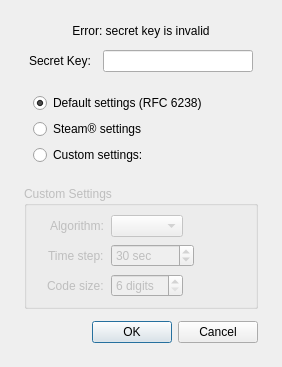
<?xml version="1.0" encoding="UTF-8"?>
<ui version="4.0">
 <class>TotpSetupDialog</class>
 <widget class="QDialog" name="TotpSetupDialog">
  <property name="geometry">
   <rect>
    <x>0</x>
    <y>0</y>
    <width>249</width>
    <height>278</height>
   </rect>
  </property>
  <property name="windowTitle">
   <string>Setup TOTP</string>
  </property>
  <layout class="QVBoxLayout" name="verticalLayout">
   <property name="spacing">
    <number>12</number>
   </property>
   <property name="leftMargin">
    <number>24</number>
   </property>
   <property name="topMargin">
    <number>24</number>
   </property>
   <property name="rightMargin">
    <number>24</number>
   </property>
   <property name="bottomMargin">
    <number>24</number>
   </property>
   <item>
    <widget class="QLabel" name="invalidKeyLabel">
     <property name="materialSeverity" stdset="0">
      <string notr="true">error</string>
     </property>
     <property name="text">
      <string>Error: secret key is invalid</string>
     </property>
     <property name="alignment">
      <set>Qt::AlignCenter</set>
     </property>
    </widget>
   </item>
   <item>
    <layout class="QHBoxLayout" name="horizontalLayout_2">
     <property name="leftMargin">
      <number>5</number>
     </property>
     <property name="rightMargin">
      <number>5</number>
     </property>
     <item>
      <widget class="QLabel" name="label_3">
       <property name="text">
        <string>Secret Key:</string>
       </property>
      </widget>
     </item>
     <item>
      <widget class="QLineEdit" name="seedEdit">
       <property name="sizePolicy">
        <sizepolicy hsizetype="MinimumExpanding" vsizetype="Fixed">
         <horstretch>0</horstretch>
         <verstretch>0</verstretch>
        </sizepolicy>
       </property>
       <property name="minimumSize">
        <size>
         <width>150</width>
         <height>0</height>
        </size>
       </property>
       <property name="toolTip">
        <string>Secret key must be in Base32 format</string>
       </property>
       <property name="accessibleName">
        <string>Secret key field</string>
       </property>
      </widget>
     </item>
    </layout>
   </item>
   <item>
    <widget class="QFrame" name="groupBox">
     <property name="materialRole" stdset="0">
      <string notr="true">card</string>
     </property>
     <layout class="QVBoxLayout" name="verticalLayout_3">
      <item>
       <widget class="QRadioButton" name="radioDefault">
        <property name="text">
         <string>Default settings (RFC 6238)</string>
        </property>
        <property name="checked">
         <bool>true</bool>
        </property>
        <attribute name="buttonGroup">
         <string notr="true">settingsButtonGroup</string>
        </attribute>
       </widget>
      </item>
      <item>
       <widget class="QRadioButton" name="radioSteam">
        <property name="text">
         <string>Steam® settings</string>
        </property>
        <attribute name="buttonGroup">
         <string notr="true">settingsButtonGroup</string>
        </attribute>
       </widget>
      </item>
      <item>
       <widget class="QRadioButton" name="radioCustom">
        <property name="text">
         <string>Custom settings:</string>
        </property>
        <attribute name="buttonGroup">
         <string notr="true">settingsButtonGroup</string>
        </attribute>
       </widget>
      </item>
     </layout>
    </widget>
   </item>
   <item>
    <widget class="QGroupBox" name="customSettingsGroup">
     <property name="enabled">
      <bool>false</bool>
     </property>
     <property name="title">
      <string>Custom Settings</string>
     </property>
     <layout class="QFormLayout" name="formLayout_3">
      <property name="fieldGrowthPolicy">
       <enum>QFormLayout::ExpandingFieldsGrow</enum>
      </property>
      <property name="rowWrapPolicy">
       <enum>QFormLayout::DontWrapRows</enum>
      </property>
      <property name="labelAlignment">
       <set>Qt::AlignRight|Qt::AlignTop|Qt::AlignTrailing</set>
      </property>
      <property name="horizontalSpacing">
       <number>7</number>
      </property>
      <property name="verticalSpacing">
       <number>7</number>
      </property>
      <property name="leftMargin">
       <number>20</number>
      </property>
      <property name="rightMargin">
       <number>20</number>
      </property>
      <item row="1" column="0">
       <widget class="QLabel" name="algorithmLabel">
        <property name="text">
         <string>Algorithm:</string>
        </property>
       </widget>
      </item>
      <item row="1" column="1">
       <widget class="QComboBox" name="algorithmComboBox"/>
      </item>
      <item row="2" column="0">
       <widget class="QLabel" name="stepLabel">
        <property name="text">
         <string>Time step:</string>
        </property>
       </widget>
      </item>
      <item row="2" column="1">
       <widget class="QSpinBox" name="stepSpinBox">
        <property name="accessibleName">
         <string>Time step field</string>
        </property>
        <property name="suffix">
         <string comment="Seconds"> sec</string>
        </property>
        <property name="minimum">
         <number>1</number>
        </property>
        <property name="maximum">
         <number>86400</number>
        </property>
        <property name="value">
         <number>30</number>
        </property>
       </widget>
      </item>
      <item row="3" column="0">
       <widget class="QLabel" name="digitsLabel">
        <property name="text">
         <string>Code size:</string>
        </property>
       </widget>
      </item>
      <item row="3" column="1">
       <widget class="QSpinBox" name="digitsSpinBox">
        <property name="suffix">
         <string> digits</string>
        </property>
        <property name="minimum">
         <number>6</number>
        </property>
        <property name="maximum">
         <number>10</number>
        </property>
        <property name="singleStep">
         <number>1</number>
        </property>
       </widget>
      </item>
     </layout>
    </widget>
   </item>
   <item>
    <widget class="QDialogButtonBox" name="buttonBox">
     <property name="orientation">
      <enum>Qt::Horizontal</enum>
     </property>
     <property name="standardButtons">
      <set>QDialogButtonBox::Cancel|QDialogButtonBox::Ok</set>
     </property>
    </widget>
   </item>
  </layout>
  <zorder>customSettingsGroup</zorder>
  <zorder>buttonBox</zorder>
  <zorder>groupBox</zorder>
  <zorder>invalidKeyLabel</zorder>
 </widget>
 <tabstops>
  <tabstop>seedEdit</tabstop>
  <tabstop>radioDefault</tabstop>
  <tabstop>radioSteam</tabstop>
  <tabstop>radioCustom</tabstop>
  <tabstop>algorithmComboBox</tabstop>
  <tabstop>stepSpinBox</tabstop>
  <tabstop>digitsSpinBox</tabstop>
 </tabstops>
 <resources/>
 <connections/>
 <buttongroups>
  <buttongroup name="settingsButtonGroup"/>
 </buttongroups>
</ui>
